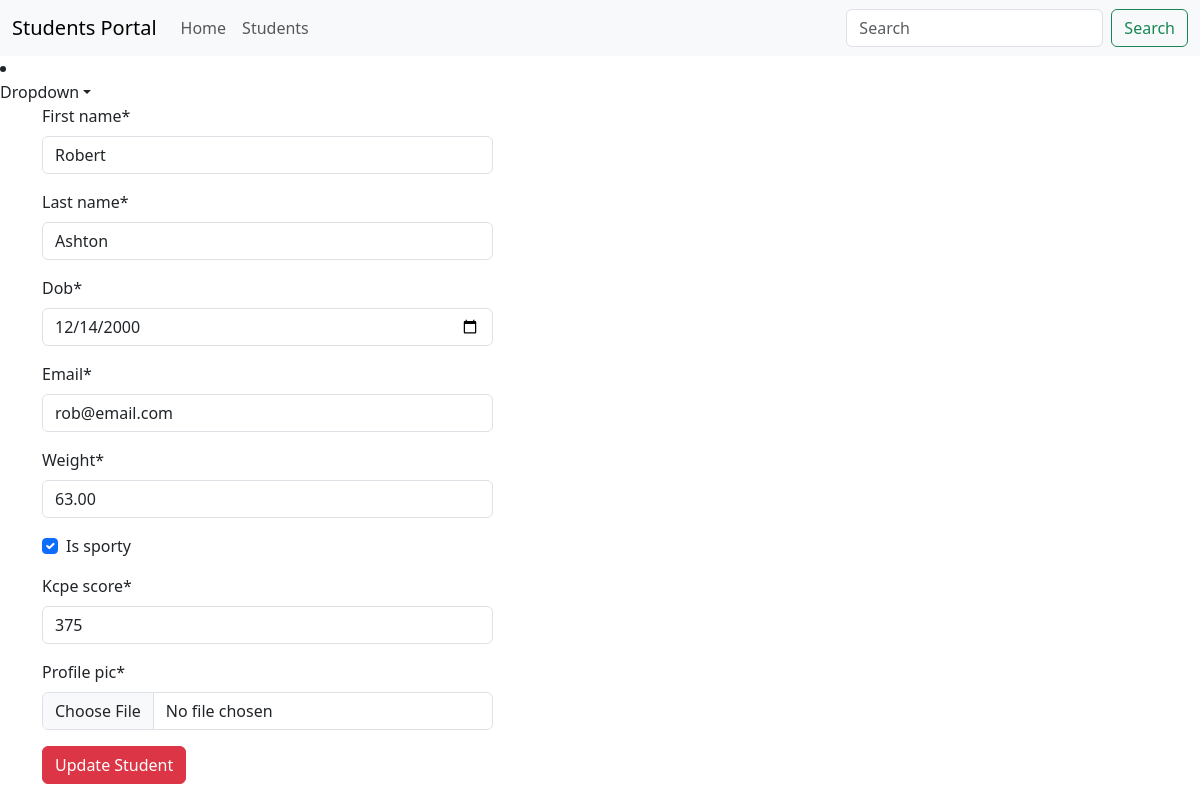
Page /students/update/3 (signed in) on the committed database.
### main_app/models.py (models this page shows, shortened)
class Student(models.Model):
    first_name = models.CharField(max_length=25)
    last_name = models.CharField(max_length=25)
    dob = models.DateField()
    email = models.EmailField(unique=True)
    weight = models.DecimalField(max_digits=5, decimal_places=2)
    is_sporty = models.BooleanField(default=False)
    kcpe_score = models.IntegerField()
    profile_pic = models.ImageField(upload_to='generate_unique_name', null=True, default="/media/students/student.png")
    created_at = models.DateTimeField(auto_now_add=True)
    updated_at = models.DateTimeField(auto_now=True)

### main_app/views.py (the view)
# urls.py: path('students/update/<int:student_id>', views.update_student, name="update"),
@login_required
def update_student(request, student_id):
    student = get_object_or_404(Student, pk=student_id)  # SELECT * FROM students WHERE id=1
    if request.method == "POST":
        form = StudentForm(request.POST, instance=student)
        if form.is_valid():
            form.save()
            messages.success(request, f"Successfully updated student {student.first_name}")
            return redirect("details", student_id)
    else:
        form = StudentForm(instance=student)
    return render(request, "update.html", {"form": form})

### main_app/app_forms.py
class StudentForm(forms.ModelForm):
    class Meta:
        model = Student
        fields ="__all__"
        widgets = {
            "dob": forms.DateInput(attrs={"min":"1990-01-01", "max":"1999-12-31", "type": "date"}),
            "kcpe_score": forms.NumberInput(attrs={"max":"500", "min":"0"})
        }

### templates/update.html (shortened to what this page needs)
{% extends 'base.html' %}
{% load crispy_forms_filters %}
{% block content %}
    {% include 'navbar.html' %}
<div class="container">
    <div class="row">
        <div class="col-sm-5">
            <form action="{{ request.path }}" method="post" enctype="multipart/form-data">
                {{ form | crispy }}
                <button class="btn btn-danger">Update Student</button>
            </form>
        </div>
    </div>
</div>
{% endblock %}

### rows in the picture
Student: first_name "Robert", last_name "Ashton", dob "12/14/2000", email "rob@email.com", weight "63.00", is_sporty "☑", kcpe_score "375"
